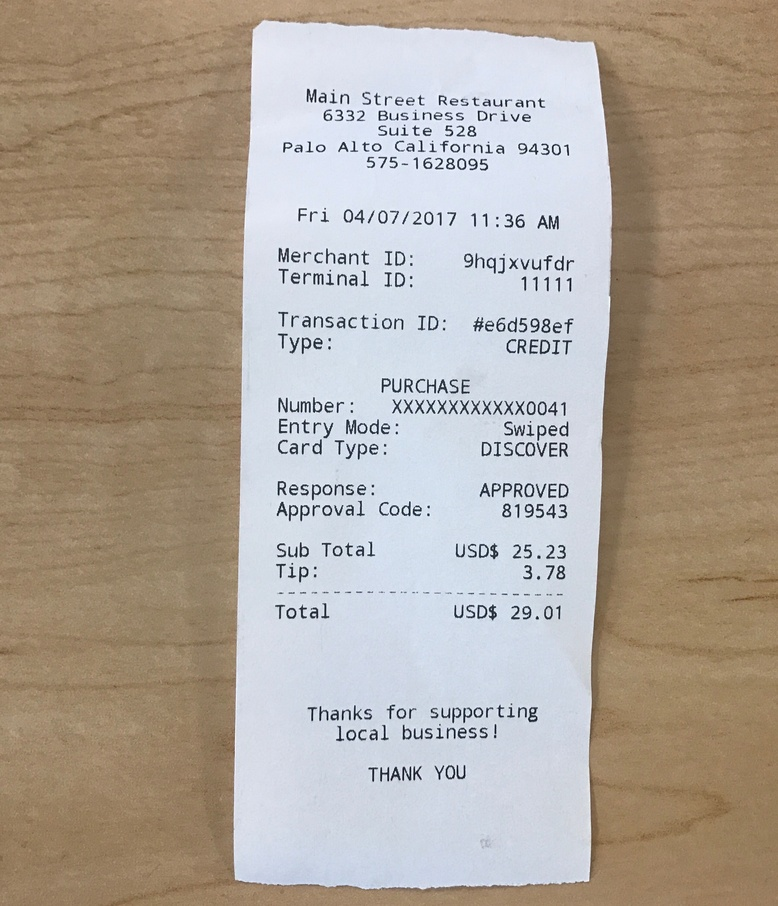
#> input picture Print_Payment_Receipt.JPG, 778 x 906 px, shrunk from 2577 x 3001 before the run
$ jupyter execute 'Play Around Receipt Scanner.ipynb'   (shell and % lines are left out)
#> lines starting #> are read from the running program, lines starting #| are printed output that depends on the picture; after the words box and inside, x2 and y2 are one past the last pixel; in counts of white or black regions, pixels touching at a corner belong together
[cell 1]
# All of the common imports and settings
import numpy as np
import scipy.ndimage as ndi
from skimage import io, color, feature, filters, segmentation, measure, draw, exposure, morphology, transform
import matplotlib as mpl
import matplotlib.pylab as plt
import cv2 # OpenCV

import imutils

[cell 2]
im = io.imread("Print_Payment_Receipt.JPG")
#> im is the input picture: shape (906, 778, 3); mean R, G, B 175.3, 165.1, 154.3

[cell 3]
plt.figure(figsize=(10,10))
plt.imshow(im)

[cell 4]
# Basic pre-processing
gray = color.rgb2gray(im) # or cv2.cvtColor(im, cv2.COLOR_RGB2GRAY)
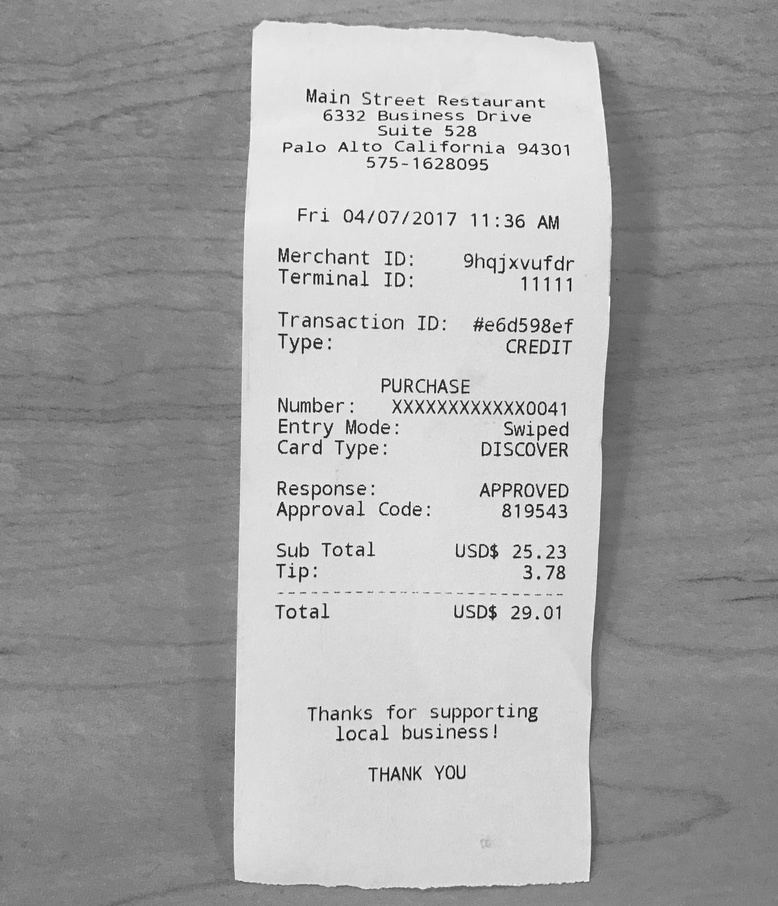
#> gray: shape (906, 778) float64; min 0.00339, max 0.997, mean 0.653
blur = (filters.gaussian(gray, 1.5)*255).round().astype('uint8') # or cv2.GaussianBlur(gray, (-1, -1), 1.5, 1.5) or cv2.GaussianBlur(gray, (11, 11), 0)
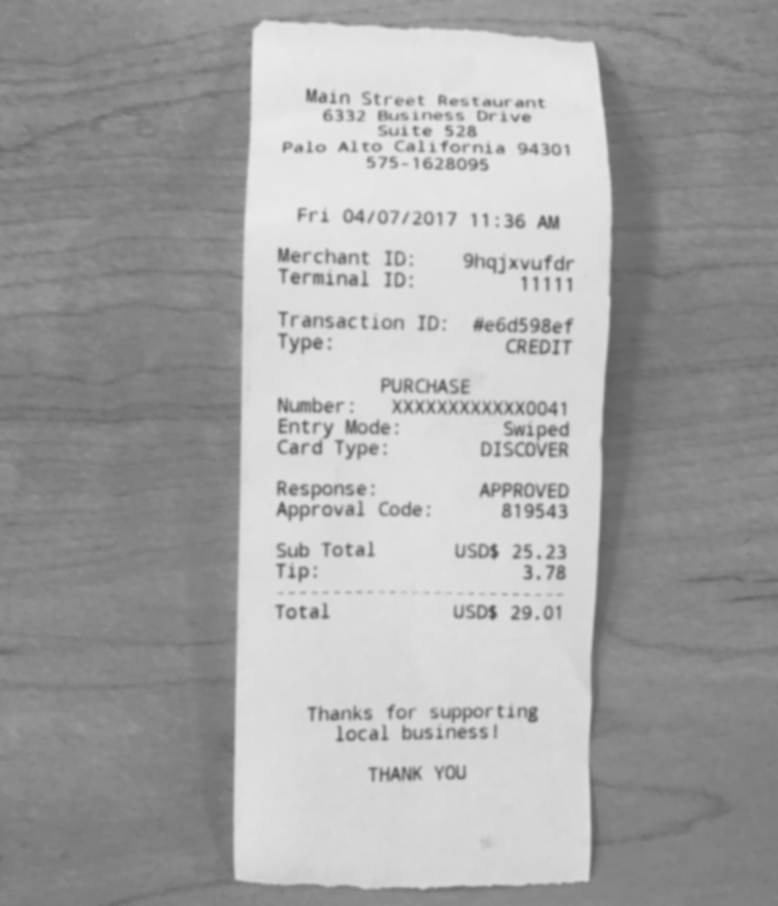
#> blur: shape (906, 778); min 89, max 233, mean 166.5
th = blur <= filters.threshold_local(blur, 7, 'mean', 2) # or th = cv2.bitwise_not(cv2.adaptiveThreshold(blur, 255, cv2.ADAPTIVE_THRESH_MEAN_C, cv2.THRESH_BINARY, 5, 2))
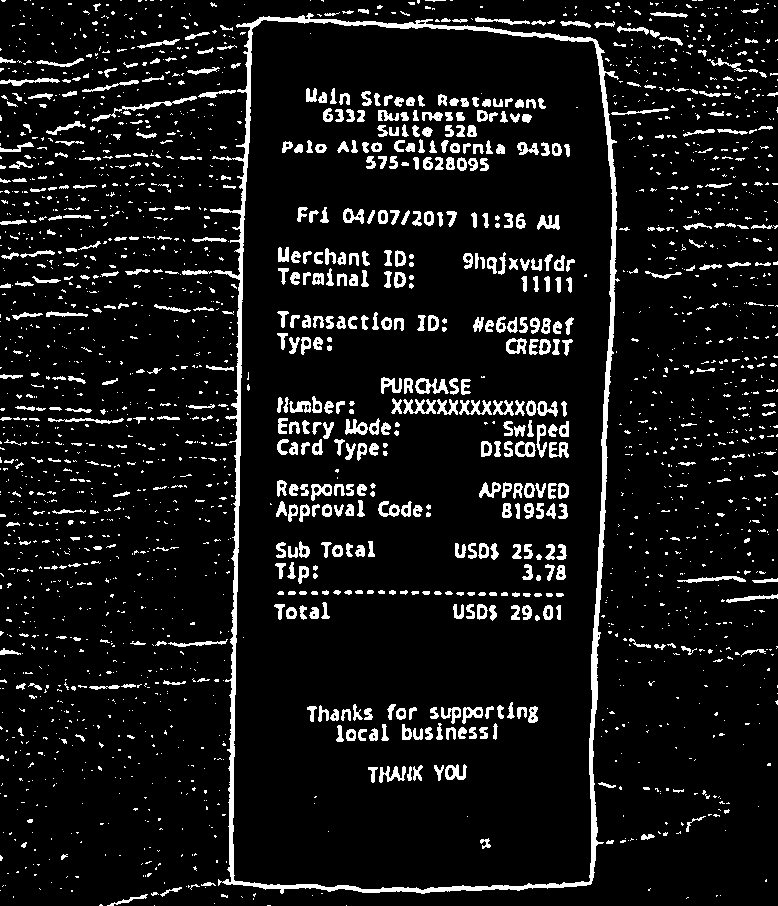
#> th: shape (906, 778) bool; 8.8% white; 2423 white regions (1811 under 20 px), largest, box (x1, y1, x2, y2) and area: (210, 13, 620, 894) 11711, (92, 96, 197, 122) 349, (415, 378, 449, 394) 281


th = morphology.remove_small_objects(th, 200)
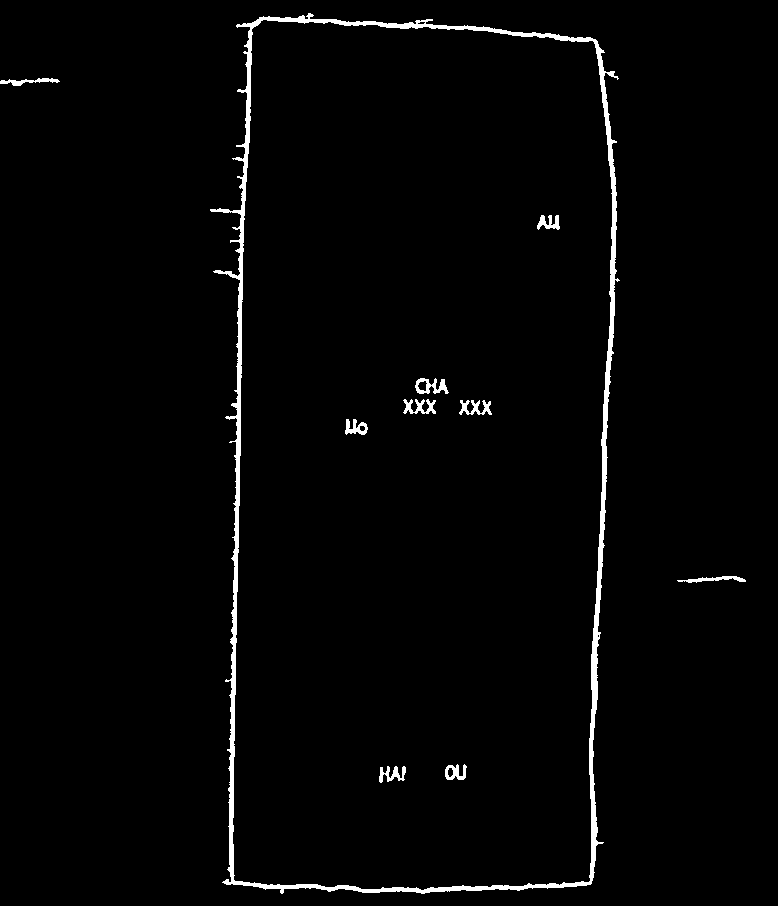
#> th: shape (906, 778) bool; 2% white; 10 white regions, largest, box (x1, y1, x2, y2) and area: (210, 13, 620, 894) 11651, (415, 378, 449, 394) 281, (403, 399, 436, 414) 270
# Connected components to get largest component
lbls = measure.label(th) # or cv2.connectedComponents(th, 8)
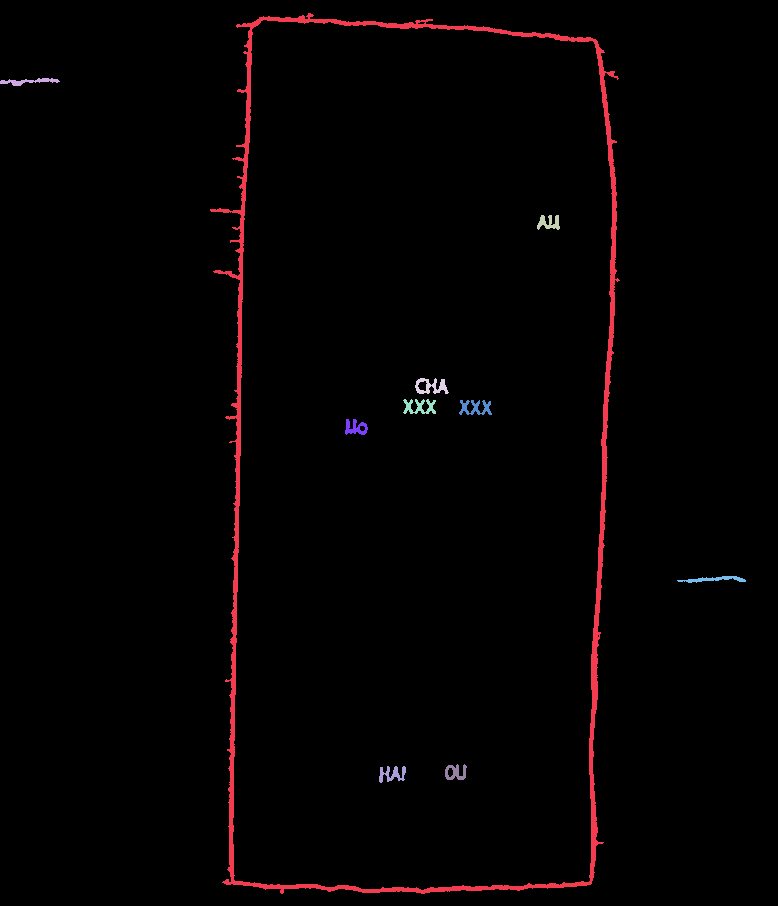
#> lbls: shape (906, 778) int32; 11 distinct labels, from 0 to 10; one colour per label, 0 black
if lbls.max() == 0: print("Invalid") # all of the print("Invalid") should be return im if doing as a function.
_,i = max(((lbls == i).sum(), i) for i in range(1, lbls.max()+1)) # find index of largest component
#> i = 1
grid = lbls == i
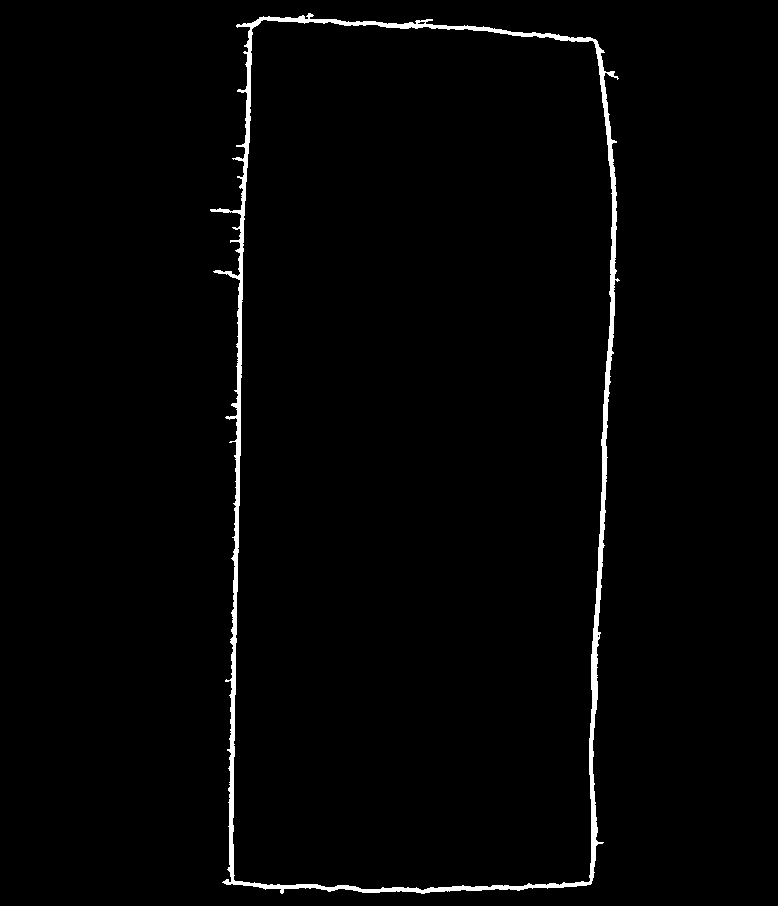
#> grid: shape (906, 778) bool; 1.7% white; 1 white region, box (x1, y1, x2, y2) and area: (210, 13, 620, 894) 11651
print(i)
#| 1

# Show the outline of the grid
plt.imshow(th)
plt.gray()
